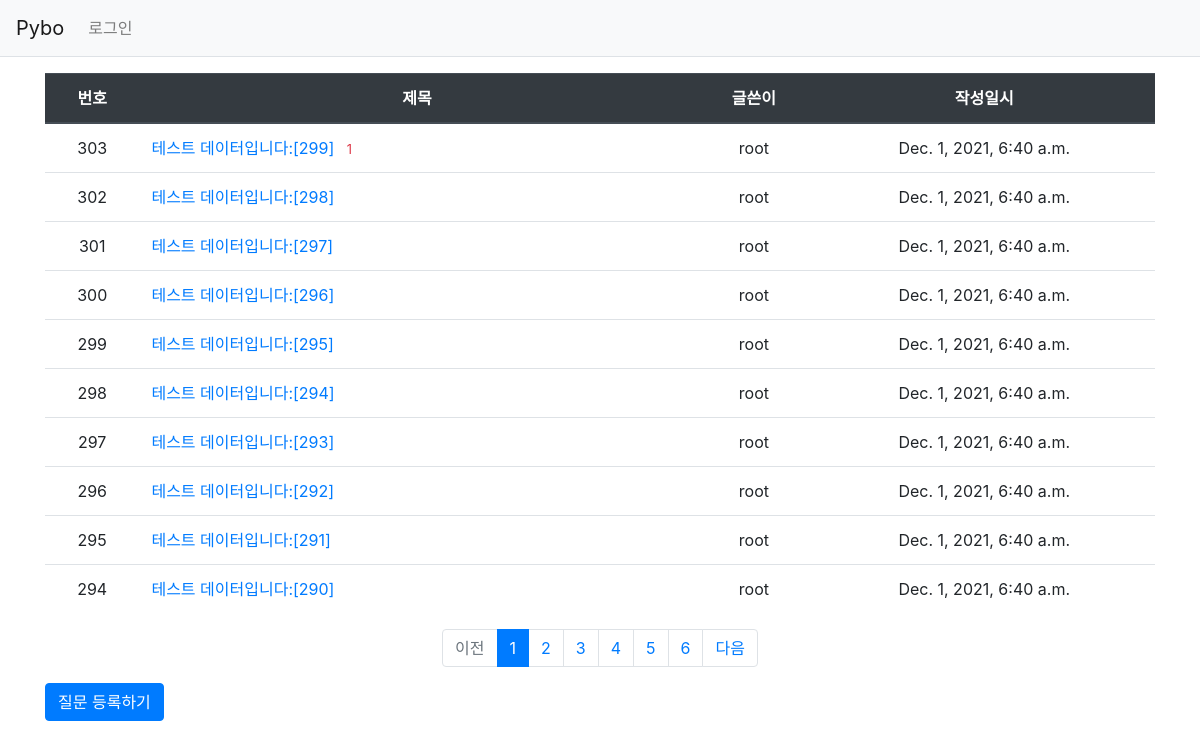
Before: /pybo/ with the older database file.
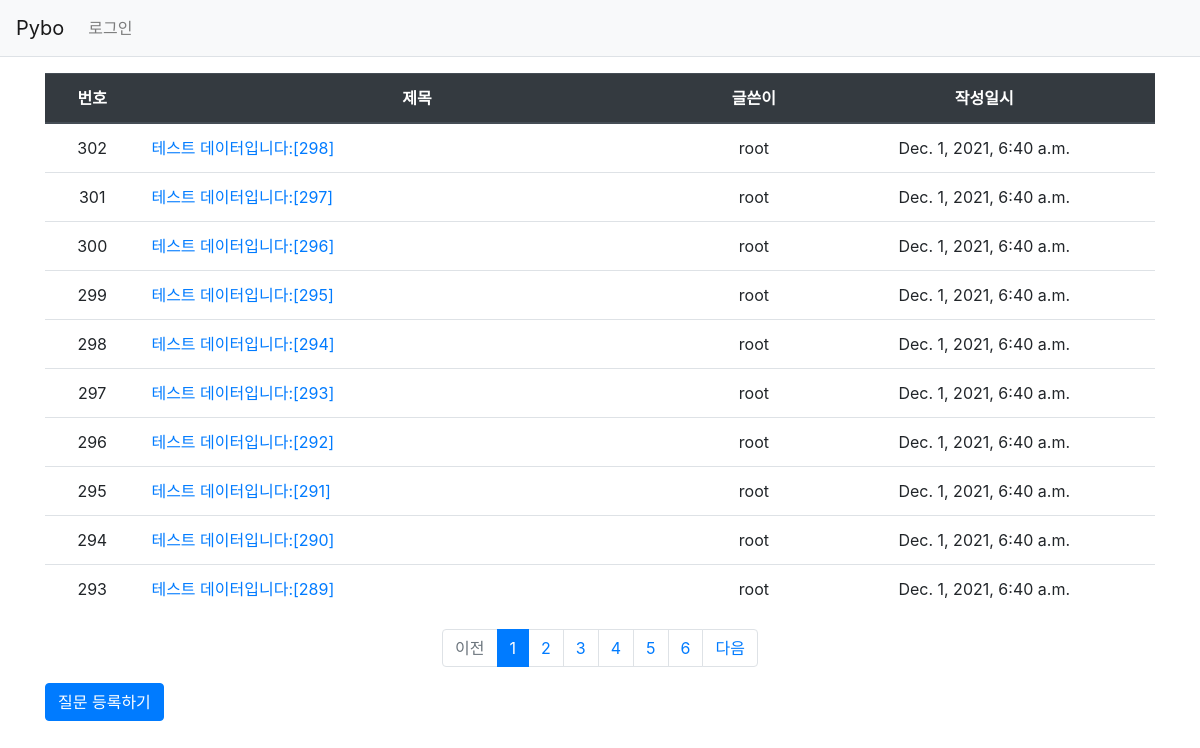
After: the same page with the newer database file.
### pybo/models.py (models this page shows, shortened)
class Question(models.Model):
    author = models.ForeignKey(User, on_delete=models.CASCADE)
    subject = models.CharField(max_length=200)
    modify_date = models.DateTimeField(null=True, blank=True)
    content = models.TextField()
    create_date = models.DateTimeField()

### pybo/views.py (the view)
# urls.py: path('', views.index, name='index'),  # '/' 에 해당되는 path
def index(request):
    page = request.GET.get('page', '1')  # 페이지
    question_list = Question.objects.order_by('-create_date')
    paginator = Paginator(question_list, 10)  # 페이지당 10개씩 보여주기
    page_obj = paginator.get_page(page)
    context = {'question_list': page_obj}
    return render(request, 'pybo/question_list.html', context)

### pybo/templatetags/pybo_filter.py (called while the page is built)
@register.filter
def sub(value, arg):
    return value - arg

### pybo/templates/pybo/question_list.html
{% extends 'base.html' %}
{% load pybo_filter %}
{% block content %}
<div class="container my-3">
    <table class="table">
        <thead>
        <tr class="thead-dark">
                <tr class="text-center thead-dark">
                <th>번호</th>
                <th style="width:50%">제목</th>
                <th>글쓴이</th>
                <th>작성일시</th>
        </tr>
        </thead>
        <tbody>
        {% if question_list %}
        {% for question in question_list %}
        <tr class="text-center">
            <td>
                {{ question_list.paginator.count|sub:question_list.start_index|sub:forloop.counter0|add:1 }}
            </td>
            <td class="text-left">
                <a href="{% url 'pybo:detail' question.id %}">{{ question.subject }}</a>
                {% if question.answer_set.count > 0 %}
                <span class="text-danger small ml-2">{{ question.answer_set.count }}</span>
                {% endif %}
            </td>
            <td>{{ question.author.username }}</td>
            <td>{{ question.create_date }}</td>
        </tr>
        {% endfor %}
        {% else %}
        <tr>
            <td colspan="3">질문이 없습니다.</td>
        </tr>
        {% endif %}
        </tbody>
    </table>
    <ul class="pagination justify-content-center">
        {% if question_list.has_previous %}
        <li class="page-item">
            <a class="page-link" href="?page={{ question_list.previous_page_number }}">이전</a>
        </li>
        {% else %}
        <li class="page-item disabled">
            <a class="page-link" tabindex="-1" aria-disabled="true" href="#">이전</a>
        </li>
        {% endif %}
        {% for page_number in question_list.paginator.page_range %}
        {% if page_number >= question_list.number|add:-5 and page_number <= question_list.number|add:5 %}
            {% if page_number == question_list.number %}
            <li class="page-item active" aria-current="page">
                <a class="page-link" href="?page={{ page_number }}">{{ page_number }}</a>
            </li>
            {% else %}
            <li class="page-item">
                <a class="page-link" href="?page={{ page_number }}">{{ page_number }}</a>
            </li>
            {% endif %}
        {% endif %}
        {% endfor %}
        {% if question_list.has_next %}
        <li class="page-item">
            <a class="page-link" href="?page={{ question_list.next_page_number }}">다음</a>
        </li>
        {% else %}
        <li class="page-item disabled">
            <a class="page-link" tabindex="-1" aria-disabled="true" href="#">다음</a>
        </li>
        {% endif %}
    </ul>
    <a href="{% url 'pybo:question_create' %}" class="btn btn-primary">질문 등록하기</a>
</div>
{% endblock %}

Changed rows visible on the page:
removed Question: paginator.count|sub "303", subject "테스트 데이터입니다:[299]", answer_set.count "1", author.username "root", create_date "Dec. 1, 2021, 6:40 a.m."
now on this page (row unchanged): Question: paginator.count|sub "293", subject "테스트 데이터입니다:[289]", author.username "root", create_date "Dec. 1, 2021, 6:40 a.m."
